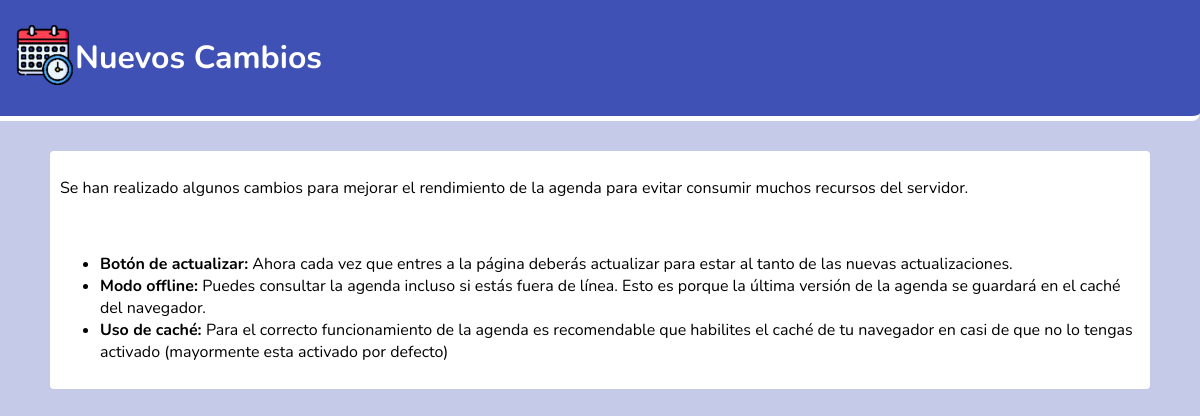
/files/notificacion.php?id=21, run on the app's committed database.
### tables this page shows
CREATE TABLE `notificaciones` (
  `id` int(11) NOT NULL,
  `de` varchar(150) NOT NULL,
  `para` varchar(150) NOT NULL,
  `titulo` text NOT NULL,
  `descripcion` mediumtext NOT NULL,
  `leido` int(1) NOT NULL,
  `fecha` date NOT NULL,
  `hora` time NOT NULL
);

### files/notificacion.php (the view, shortened to what this page needs)
<!DOCTYPE html>
<html lang="en">
    <head>
        <link rel="stylesheet" href="css/foro.css">
    </head>
    <body>
        <?php
            $id = $_GET['id'];
            require('php/abrir_conexion.php');
            $consulta = "SELECT id,de, titulo,descripcion FROM notificaciones WHERE id = '$id';";
            $resultado = $conexion->query($consulta);
            $numFilas = $resultado->num_rows;
            if($resultado){
                for ($i=0; $i <$numFilas ; $i++) {
                    $fila = $resultado->fetch_Object();
                    $titulo = $fila->titulo;
                    $descripcion = $fila->descripcion;
                }
            }
        ?>
        <header>
                    <div class="logo">
                        <a href="inicio.php"><img src="src/calendario.png" alt="icono"/></a>
                        <h1><?php echo $titulo ?></h1>
                    </div>
                    <div class="menu-final">
                    </div>
            </header>
            <section style="background-color: #fff; width: 90%; margin:30px auto; padding: 10px; border-radius: 4px">
                <?php
                    echo $descripcion;
                ?>
            </section>
    </body>
</html>

### files/css/foro.css (style rules this page uses)
header { margin-bottom: 0; }
.logo { display: flex; align-items: center; }
header h1 { align-self: center; }
.menu-final { display: flex; flex-direction: row; justify-content: space-around; align-items: center; width: 25vw; min-width: 200px; max-width: 350px; }

### files/css/general.css (style rules this page uses)
html, body { margin: 0; padding:0; display: inline; font-family: 'Nunito', sans-serif; background-color: #C5CAE9; }

### files/css/cabecera.css (style rules this page uses)
header { width: 100%; height: auto; margin-bottom: 20px; display: flex; flex-direction: row; justify-content: space-between; background-color: #3F51B5; border-bottom: 5px solid #fff; border-bottom-right-radius: 8px; }
.logo { width: auto; padding: 15px; }
.logo img, .menu-final img { width: 60px; height: 60px; }
.logo h1 { display: inline; color: #fff; }

### data on the page
notificaciones: titulo "Nuevos Cambios", descripcion "Se han realizado algunos cambios para mejorar el rendimiento de la agenda para evitar consumir muchos recursos del servidor. Botón de actualizar: Ahora cada vez que entres a la página deberás actualizar para estar al tanto de las nuevas actualizaciones. Modo offline: Puedes consultar la agenda incluso si estás fuera de línea. Esto es porque la última versión de la agenda se guardará en el caché del navegador. Uso de caché: Para el correcto funcionamiento de la agenda es recomendable que habilites el caché de tu navegador en casi de que no lo tengas activado (mayormente esta activado por defecto)"
